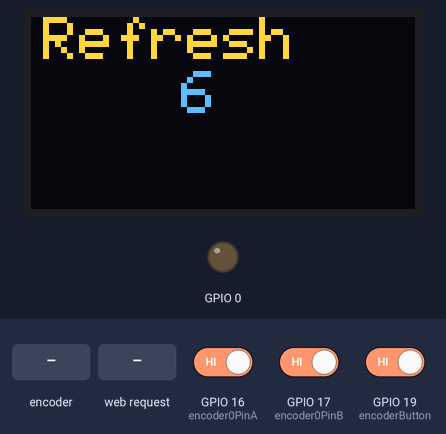
The sketch below on a simulated ESP32. Shown: 128×64 one-colour display, output pins drawn as LEDs (lit = HIGH). The inputs (shaded band) are chosen by the test bench; at power-on: GPIO 19 (encoderButton) HIGH, GPIO 16 (encoder0PinA) HIGH, GPIO 17 (encoder0PinB) HIGH. The OLED is the two-colour kind (top 16 rows yellow); WiFi joins after 1.5 s; servers stay silent unless stated; the display library's start-up logo is not drawn; EEPROM starts erased; what the sketch prints to the serial monitor is not drawn.

Above: at 1.3 s.
1.4 s: GPIO 19 (encoderButton) driven LOW
At 1.51 s:
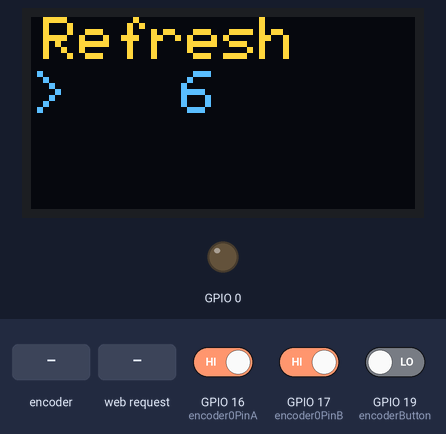
3.4 s: rotary encoder on GPIO 16 (encoder0PinA) / GPIO 17 (encoder0PinB) turned 1 step (first pin leading)
At 3.76 s:
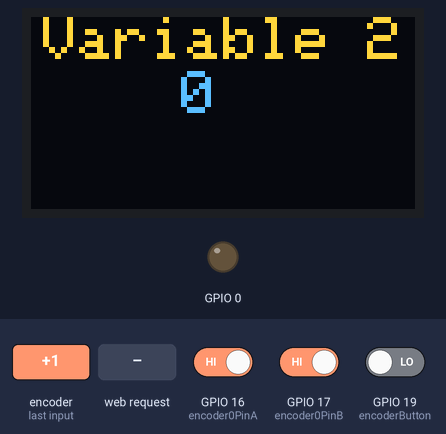
5.5 s: HTTP request GET /gpio received
7.0 s: rotary encoder on GPIO 16 (encoder0PinA) / GPIO 17 (encoder0PinB) turned 1 step (first pin leading)
At 7.36 s:
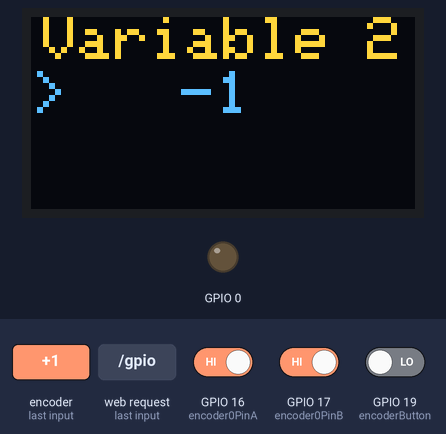
8.7 s: HTTP request GET /Push received
10.2 s: GPIO 19 (encoderButton) driven HIGH
Timing chart, 0 to 12.7 s (numbered marks = the images above; inputs shaded):
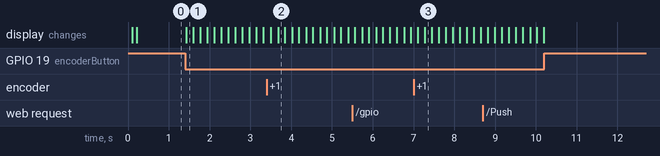

Measured:
- after the input at 1.4 s, the display: changes at once (image 1)
- after the input at 3.4 s, the display: first changes after 0.10 s (image 2 shows a later state)
- after the input at 7.0 s, the display: first changes after 0.11 s (image 3 shows a later state)
- after the input at 10.2 s, every drawn part: stays the same

The sketch:

WebController_demo.ino
```cpp
#include <WiFi.h>
#include <ESPmDNS.h>
#include <WiFiClient.h>
#include <Adafruit_GFX.h>
#include <Adafruit_SSD1306.h>
#include <string.h>
#include <Preferences.h>

Preferences preferences;

#define MAX_STRING_LEN  20

#define OLED_RESET 4
Adafruit_SSD1306 display(OLED_RESET);
#define NUMFLAKES 10 #define XPOS 0 #define YPOS 1 #define DELTAY 2

const char* ssid = "xxxx"; const char* password = "xxxx";

unsigned int ref_time;

int demo_variable_1 = 0;
int demo_variable_2 = 0;
int demo_variable_3 = 0;

String html_header = F("HTTP/1.1 200 OK\r\nContent-Type: text/html\r\n\r\n<!DOCTYPE HTML>\r\n"
                       "<html><head>  <title>ESP Webgui</title>  <meta charset=\"utf-8\">  <meta name=\"viewport\" content=\"width=device-width, initial-scale=1\">  "
                       "<link rel=\"stylesheet\" href=\"https://maxcdn.bootstrapcdn.com/bootstrap/3.3.7/css/bootstrap.min.css\">  "
                       "<link rel=\"stylesheet\" href=\"https://cdnjs.cloudflare.com/ajax/libs/bootstrap-slider/9.8.1/css/bootstrap-slider.css\">  "
                       "<script src=\"https://ajax.googleapis.com/ajax/libs/jquery/3.2.1/jquery.min.js\"></script>  "
                       "<script src=\"https://maxcdn.bootstrapcdn.com/bootstrap/3.3.7/js/bootstrap.min.js\"></script> "
                       "<script src=\"https://cdnjs.cloudflare.com/ajax/libs/bootstrap-slider/9.8.1/bootstrap-slider.js\"></script>"

                       "<script src=\"https://simonyipeter.github.io/ESP32_WebController/esp32_script.js\"></script>"
                       "</head><body>");
String html_footer = F("<body></html>\r\n\r\n");

int encoder0PinA = 16; int encoder0PinB = 17; int encoderButton = 19; int encoder0PinALast = LOW; int n = LOW;


// TCP server at port 80 will respond to HTTP requests
WiFiServer server(80);


String getValue(String data, char separator, int index) {    int found = 0;    int strIndex[] = { 0, -1 };    int maxIndex = data.length() - 1;
    for (int i = 0; i <= maxIndex && found <= index; i++) {
        if (data.charAt(i) == separator || i == maxIndex) {            found++;            strIndex[0] = strIndex[1] + 1;            strIndex[1] = (i == maxIndex) ? i+1 : i;        }
    }    return found > index ? data.substring(strIndex[0], strIndex[1]) : ""; }


byte current_menu_id=2;
byte max_menu_id=3;
boolean is_in_menu=false;

void menu_handler(String menu_command) {
  display.clearDisplay();display.setTextSize(2);

  if(menu_command=="Push" && !is_in_menu){ is_in_menu=true;    }

  else if(menu_command=="Push" && is_in_menu){     is_in_menu=false;
  //Save the variables, when exit from menu
  preferences.putUInt("demo_variable_1", demo_variable_1);
  preferences.putUInt("demo_variable_2", demo_variable_2);
  preferences.putUInt("ref_time", ref_time);
  Serial.println(F("Saved to Flash"));

  }


  //Rotate the menus, if not in menu!
  if(menu_command=="Left" && is_in_menu==false){   if(current_menu_id==1){current_menu_id=max_menu_id;}else{current_menu_id--;}    }
  if(menu_command=="Right" && is_in_menu==false){    if(current_menu_id==max_menu_id){current_menu_id=1;}else{current_menu_id++;}    }

  //Adjust the variable in menu

  if(menu_command=="Left" && is_in_menu){

     switch (current_menu_id) {

        case 1:
              demo_variable_1--;
              break;

        case 2:
              demo_variable_2--;
              break;

        case 3:
              ref_time--;
              if(ref_time<6){ref_time=5;}
              break;
     }
    }


  if(menu_command=="Right" && is_in_menu){

     switch (current_menu_id) {

        case 1:
              demo_variable_1++;
              break;

        case 2:
              demo_variable_2++;
              break;

        case 3:
              ref_time++;
              break;
    }

    }


  //Just display the variables
  switch (current_menu_id) {

    case 1:
          display.setCursor(4, 0); display.print(F("Variable 1"));
          if(is_in_menu){   display.setCursor(0, 18); display.print(F(">")); } //if the variable is adjusted
          display.setCursor(50, 18); display.print(demo_variable_1);
          display.display();
          break;

    case 2:
          display.setCursor(4, 0); display.print(F("Variable 2"));
          if(is_in_menu){   display.setCursor(0, 18); display.print(F(">")); } //if the variable is adjusted
          display.setCursor(50, 18); display.print(demo_variable_2);
          display.display();
          break;

     case 3:
          display.setCursor(4, 0); display.print(F("Refresh"));
          if(is_in_menu){   display.setCursor(0, 18); display.print(F(">")); } //if the variable is adjusted
          display.setCursor(50, 18); display.print(ref_time);
          display.display();

          break;

    }


  }

void WebserverTask( void * pvParameters ){

  // Connect to WiFi network
  WiFi.begin(ssid, password);
  Serial.println("");

  // Wait for connection
  while (WiFi.status() != WL_CONNECTED) {    delay(500);    Serial.print(".");  }

  display.clearDisplay();display.setTextSize(1);
  Serial.println("");
  Serial.print(F("Connected to ")); display.setCursor(0, 0); display.print(F("Connected!")); display.display();
  Serial.println(ssid);
  Serial.print(F("IP address: ")); display.setCursor(0, 10); display.print(WiFi.localIP()); display.display();
  Serial.println(WiFi.localIP());    delay(1500);
  display.clearDisplay(); display.setCursor(0, 0);

  // Set up mDNS responder:
  // - first argument is the domain name, in this example
  //   the fully-qualified domain name is "esp8266.local"
  // - second argument is the IP address to advertise
  //   we send our IP address on the WiFi network
  if (!MDNS.begin("esp32")) {    Serial.println("Error setting up MDNS responder!");    while (1) {      delay(1000);    }  }
  Serial.println("mDNS responder started");

  // Start TCP (HTTP) server
  server.begin();    Serial.println("TCP server started");

  // Add service to MDNS-SD
  MDNS.addService("http", "tcp", 80);

while(true){


 // Check if a client has connected
  WiFiClient client = server.available();
  if (!client) {    continue;  }
  //Serial.println("");    Serial.println("New client");

  // Wait for data from client to become available
  while (client.connected() && !client.available()) {    delay(1);  }

  // Read the first line of HTTP request
  String req = client.readStringUntil('\r');

  // First line of HTTP request looks like "GET /path HTTP/1.1"
  // Retrieve the "/path" part by finding the spaces
  int addr_start = req.indexOf(' ');
  int addr_end = req.indexOf(' ', addr_start + 1);
  if (addr_start == -1 || addr_end == -1) {
    Serial.print(F("Invalid request: "));    Serial.println(req);    continue;
  }
  req = req.substring(addr_start + 1, addr_end);
  Serial.print(F("Request: "));  Serial.println(req);

  //Serial.print(F("Request1: "));    Serial.println(getValue(req, '/', 0));
  //Serial.print(F("Request2: "));    Serial.println(getValue(req, '/', 1));
  //Serial.print(F("Request3: "));    Serial.println(getValue(req, '/', 2));
  //Serial.print(F("Request4: "));    Serial.println(getValue(req, '/', 3));


  client.flush();

 if (req == "/")
  {
    client.print(html_header);

    client.print(F("<div class=\"container\" style=\"max-width: 700px;\">            "));
    client.print(F("<div class=\"row\">            "));
    client.print(F("<div class=\"page-header\"> <center><h2>ESP WebController</h2></center>  </div>  "));
      client.print(F("<div class=\"col-md-4\">Relay switch: <button id=\"button_one\" class=\"btn btn-success\" onclick=\"button_one()\">GPIO-5</button>          </div>"));
      client.print(F("<div class=\"col-md-8\">Demo variable: <span id=\"slider_val\"></span> &nbsp;&nbsp <input type=\"text\"  name=\"csuszka\" id=\"csuszka\" data-slider-min=\"0\" data-slider-max=\"20\" data-slider-value=\""));
      client.print(demo_variable_1);
      client.print(F("\">     <button id=\"button_demo_var_1\" class=\"btn btn-success\" onclick=\"button_demo_1()\">Update</button>   </div>"));
    client.print(F("</div>"));

    client.print(F("<div class=\"row\">   "));
       client.print(F("<div class=\"col-md-6 input-group\">"
                          "<span class=\"input-group-addon\">Refresh time</span><input type=\"text\" class=\"form-control\" id=\"ref_time\" value=\""));

       client.print(ref_time);
       client.print(F("\"><span class=\"input-group-btn\"><button id=\"ref_time_ok\" class=\"btn btn-success\" onclick=\"ref_time()\">Update</button>"
                            "<button id=\"refresh\" class=\"btn btn-success\" onclick=\"window.location.reload(1)\">Refresh</button> </span>         </div>"));
    client.print(F("</div>"));

    client.print(F("</div>"));
    client.print(html_footer);

  }


  else if (getValue(req, '/', 1) == "gpio")  // URL: /gpio/5/on or /gpio/5/off
  {

    int pin_number=getValue(req, '/', 2).toInt();
    pinMode(pin_number, OUTPUT);
    if(getValue(req, '/', 3) == "on") { pinMode(pin_number, OUTPUT); digitalWrite(pin_number, HIGH);     }
    if(getValue(req, '/', 3) == "off"){ pinMode(pin_number, OUTPUT);  digitalWrite(pin_number, LOW);     }
    client.print( F("OK"));

  }

  else if (getValue(req, '/', 1) == "ref_time")  // Update refresh time and save to EEPROM
  {

    ref_time=getValue(req, '/', 2).toInt();
    if(ref_time<6){ref_time=5;}
    menu_handler("Refresh"); //Refresh the display
    preferences.putUInt("ref_time", ref_time);
    client.print( F("OK"));
  }

  else if (getValue(req, '/', 1) == "demo_1")  // Update demo_variable_1 variable and save to EEPROM
  {

    demo_variable_1=getValue(req, '/', 2).toInt();
    preferences.putUInt("demo_variable_1", demo_variable_1);
    menu_handler("Refresh"); //Refresh the display
    client.print( F("OK"));
  }


  else
  {
    client.print(F("HTTP/1.1 404 Not Found\r\n\r\n"));
    Serial.println(F("Sending 404"));
  }


}}

void main_loop_Task( void * pvParameters ){

      unsigned long pushtime;
      long previousMillis = 0;

      while(true){

           delay(2);
            n = digitalRead(encoder0PinA);  if ((encoder0PinALast == LOW) && (n == HIGH)) {
            //if (digitalRead(encoder0PinB) == LOW) {         encoder0Pos++;           }             else {       encoder0Pos--;          }
            if (digitalRead(encoder0PinB) == LOW) {         menu_handler("Left");           }             else {      menu_handler("Right");               }

            //Serial.println(encoder0Pos);
            //display.clearDisplay();    display.setTextSize(2); display.setTextColor(WHITE);    display.setCursor(0, 10);
            //display.print(encoder0Pos); display.display();

            }  encoder0PinALast = n;


            if (digitalRead(encoderButton) == LOW && (millis()-pushtime)>170) {
             Serial.println("Push");              pushtime = millis();             menu_handler("Push");
             }


            unsigned long currentMillis = millis();
             if(currentMillis - previousMillis > ref_time*1000) {
               // save the last time
               previousMillis = currentMillis;
               //Serial.print("Refresh:");   Serial.println(ref_time);
               menu_handler("Refresh");
             }


       }}

void setup() {

  Serial.begin(112500);  delay(100);

  pinMode (encoder0PinA, INPUT_PULLUP);  pinMode (encoder0PinB, INPUT_PULLUP); pinMode (encoderButton, INPUT_PULLUP);

  preferences.begin("storage", false);

  demo_variable_1 = preferences.getUInt("demo_variable_1", 0);
  demo_variable_2 = preferences.getUInt("demo_variable_2", 0);
  ref_time = preferences.getUInt("ref_time", 6);

  //Serial.println(ref_time);

  display.begin(SSD1306_SWITCHCAPVCC, 0x3C);
  display.display(); display.clearDisplay();
  display.setTextSize(1); display.setTextColor(WHITE);

  display.setCursor(0, 0); display.print(F("Boot")); display.display();

  TaskHandle_t webserver;

  xTaskCreatePinnedToCore(
                    WebserverTask,   /* Function to implement the task */
                    "Webserver", /* Name of the task */
                    10000,      /* Stack size in words */
                    NULL,       /* Task input parameter */
                    0,          /* Priority of the task */
                    &webserver,  /* Task handle. */
                    0);         /* Core where the task should run */

  TaskHandle_t main_loop;

  xTaskCreatePinnedToCore(
                    main_loop_Task,   /* Function to implement the task */
                    "main_loop", /* Name of the task */
                    10000,      /* Stack size in words */
                    NULL,       /* Task input parameter */
                    1,          /* Priority of the task */
                    &main_loop,  /* Task handle. */
                    1);         /* Core where the task should run */

  Serial.println("Tasks created...");
}

void loop() {}
```
